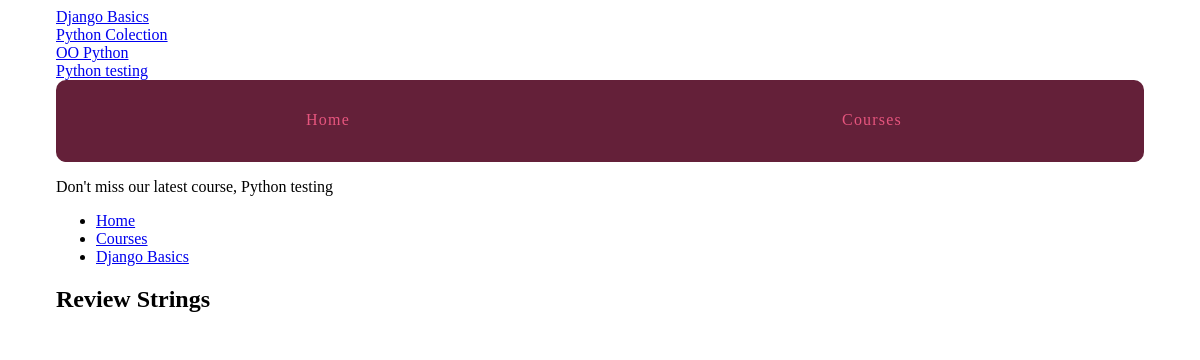
Before: /courses/1/q2 with the older database file.
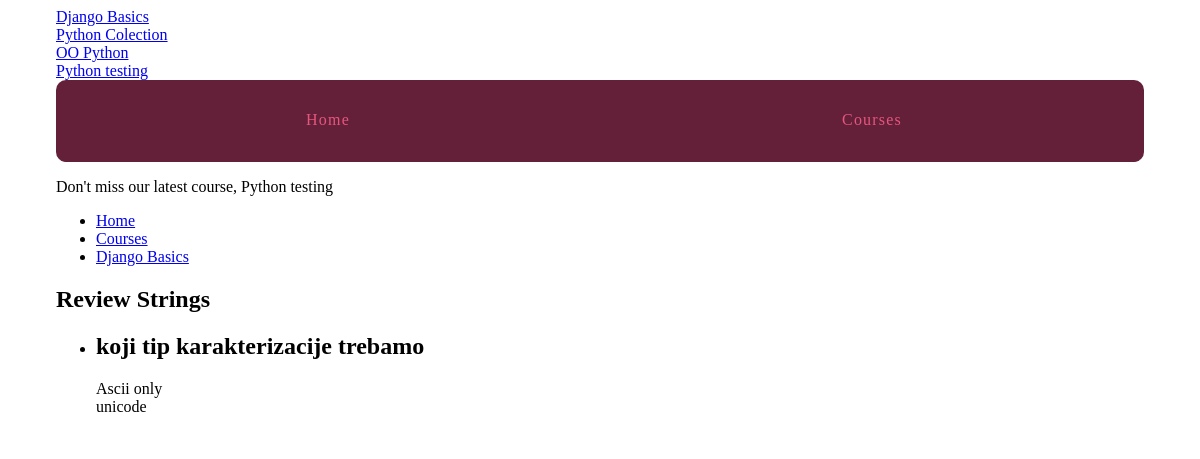
After: the same page with the newer database file.
### courses/models.py (models this page shows, shortened)
class Course(models.Model):
    created_at = models.DateTimeField(auto_now_add=True)
    title = models.CharField(max_length=255)
    description = models.TextField()
    def __str__(self):
        return self.title

class Question(models.Model):
    quiz = models.ForeignKey(Quiz, on_delete=models.CASCADE,)
    order = models.IntegerField(default=0)
    prompt = models.TextField()
    class Meta:
        ordering = ['order']

class Answer(models.Model):
    question = models.ForeignKey(Question, on_delete=models.CASCADE,)
    order = models.IntegerField(default=0)
    text = models.CharField(max_length=255)
    correct = models.BooleanField(default=False)
    class Meta:
        ordering = ['order']

### courses/views.py (the view)
# urls.py: url(r'(?P<course_pk>\d+)/q(?P<step_pk>\d+)$', views.quiz_detail, name='Quiz'),
def quiz_detail(request, course_pk, step_pk):
    step = get_object_or_404(models.Quiz, course_id=course_pk, pk=step_pk)
    return render(request, 'courses/quiz_detail.html', {'step': step})

### courses/templatetags/course_extras.py (called while the page is built)
@register.simple_tag
def newest_course():
    return Course.objects.latest('created_at')

@register.inclusion_tag('courses/course_nav.html')
def nav_courses_list():
    courses = Course.objects.all()
    return {'courses': courses}

### courses/templates/courses/quiz_detail.html (shortened to what this page needs)
{% extends "courses/layout.html" %}
{% load course_extras %}
{% block breadcrumbs %}
    <li><a href="{% url 'courses:Detail' pk=step.course.pk %}">{{ step.course.title }}</a></li>
{% endblock %}
{% block content %}
    <div class="row columns">
        <article>
            {{ block.super }}
            <h1>{{ step.title }}</h1>
            <ul class="no-bullet">
                {% for question in step.question_set.all %}
                <li>
                    <h2>{{ question.prompt }}</h2>
                    {% for answer in question.answer_set.all %}
                         <div class="callout">{{ answer.text }}</div>
                    {% endfor %}
                </li>
                {% endfor %}
            </ul>
        </article>
    </div>
{% endblock %}

### templates/layout.html (shortened to what this page needs)
{% load static %}
{% load course_extras %}
<!doctype html>
<html>
    <head>
        <link rel="stylesheet" href="{% static 'css/layout.css' %}">
    </head>
    <body>
        <div class="site-container">
            <div>{% nav_courses_list %}</div>
            <nav>
                <a href="{% url 'Home' %}">Home</a>
                <a href="{% url 'courses:Courses' %}">Courses</a>
            </nav>
            <p>Don't miss our latest course, {% newest_course %}</p>
            {% block content %}{% endblock %}
        </div>
    </body>
</html>

### courses/templates/courses/course_nav.html
{% for course in courses %}
    <div><a href="{% url 'courses:Detail' pk=course.pk %}">{{ course.title }}</a></div>
{% endfor %}

Changed rows visible on the page:
added Question: prompt "koji tip karakterizacije trebamo"
added Answer: text "Ascii only"
added Answer: text "unicode"
